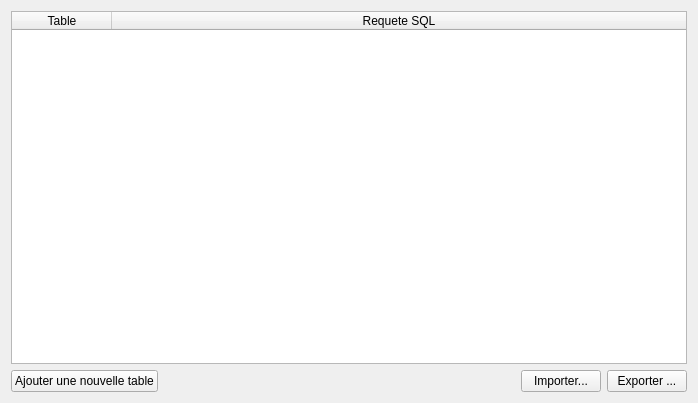
<?xml version="1.0" encoding="UTF-8"?>
<ui version="4.0">
 <class>EditTableViewForm</class>
 <widget class="QWidget" name="EditTableViewForm">
  <property name="geometry">
   <rect>
    <x>0</x>
    <y>0</y>
    <width>698</width>
    <height>403</height>
   </rect>
  </property>
  <property name="windowTitle">
   <string>Form</string>
  </property>
  <layout class="QVBoxLayout" name="verticalLayout">
   <item>
    <widget class="QTableWidget" name="editTableViewTableWidget">
     <property name="maximumSize">
      <size>
       <width>16777215</width>
       <height>16777215</height>
      </size>
     </property>
     <property name="contextMenuPolicy">
      <enum>Qt::ActionsContextMenu</enum>
     </property>
     <property name="alternatingRowColors">
      <bool>true</bool>
     </property>
     <property name="selectionMode">
      <enum>QAbstractItemView::SingleSelection</enum>
     </property>
     <attribute name="horizontalHeaderStretchLastSection">
      <bool>true</bool>
     </attribute>
     <column>
      <property name="text">
       <string>Table</string>
      </property>
     </column>
     <column>
      <property name="text">
       <string>Requete SQL</string>
      </property>
     </column>
    </widget>
   </item>
   <item>
    <layout class="QHBoxLayout" name="horizontalLayout_14">
     <property name="topMargin">
      <number>0</number>
     </property>
     <item>
      <widget class="QPushButton" name="addTablePushButton">
       <property name="sizePolicy">
        <sizepolicy hsizetype="Maximum" vsizetype="Maximum">
         <horstretch>0</horstretch>
         <verstretch>0</verstretch>
        </sizepolicy>
       </property>
       <property name="text">
        <string>Ajouter une nouvelle table</string>
       </property>
       <property name="icon">
        <iconset resource="qressources.qrc">
         <normaloff>:/images/File new.png</normaloff>:/images/File new.png</iconset>
       </property>
      </widget>
     </item>
     <item>
      <spacer name="horizontalSpacer_14">
       <property name="orientation">
        <enum>Qt::Horizontal</enum>
       </property>
       <property name="sizeHint" stdset="0">
        <size>
         <width>40</width>
         <height>20</height>
        </size>
       </property>
      </spacer>
     </item>
     <item>
      <widget class="QPushButton" name="importTableConfPushButton">
       <property name="text">
        <string>Importer...</string>
       </property>
       <property name="icon">
        <iconset resource="qressources.qrc">
         <normaloff>:/images/File import.png</normaloff>:/images/File import.png</iconset>
       </property>
      </widget>
     </item>
     <item>
      <widget class="QPushButton" name="exportTableConfPushButton">
       <property name="text">
        <string>Exporter ...</string>
       </property>
       <property name="icon">
        <iconset resource="qressources.qrc">
         <normaloff>:/images/File export.png</normaloff>:/images/File export.png</iconset>
       </property>
      </widget>
     </item>
    </layout>
   </item>
  </layout>
 </widget>
 <resources>
  <include location="qressources.qrc"/>
 </resources>
 <connections/>
</ui>
